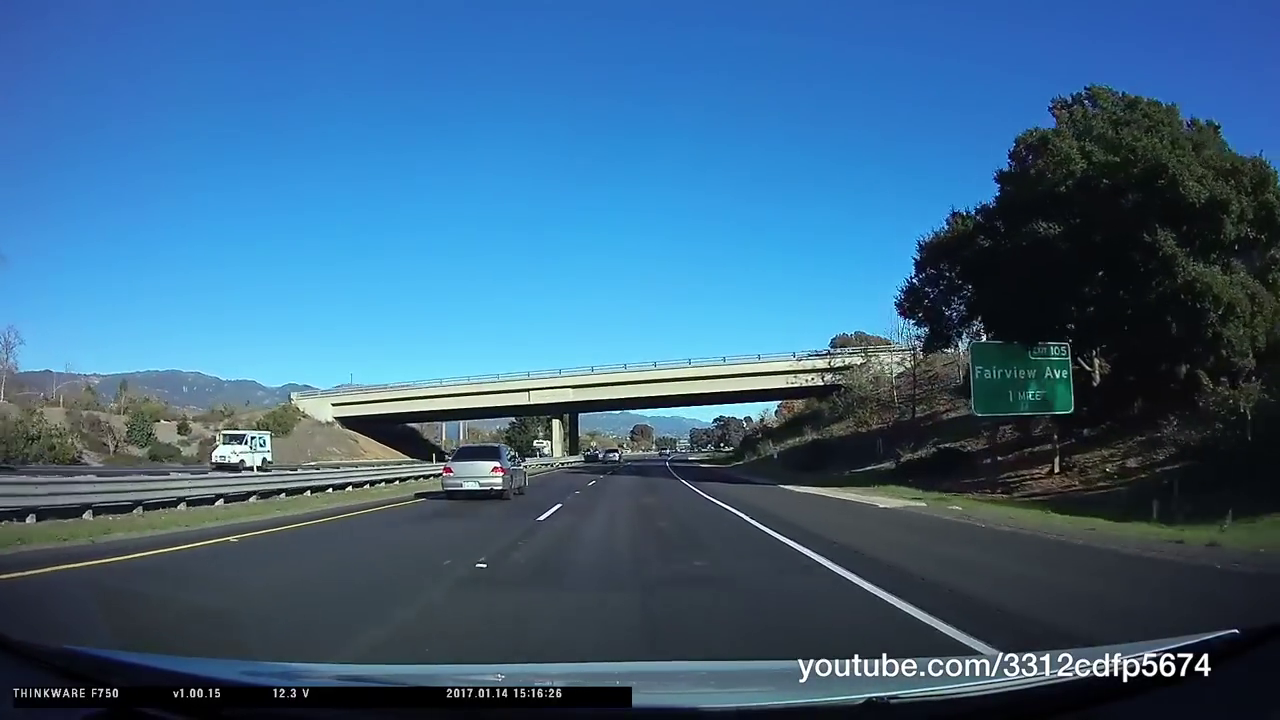
#> input picture imagens/teste0.png, 1280 x 720 px
$ python road_detection.py   (older library calls are emulated)
#> lines starting #> are read from the running program, lines starting #| are printed output that depends on the picture; after the words box and inside, x2 and y2 are one past the last pixel; in counts of white or black regions, pixels touching at a corner belong together; pictures that were not available may be replaced by others from this repository, and a replacement may not be noted
import numpy as np
import cv2
from moviepy.video.io.ffmpeg_tools import ffmpeg_extract_subclip
from math import floor
from sklearn.cluster import KMeans
import matplotlib.pyplot as plt
from math import ceil
import time

def mudarEscala(img, max_valor=255.0):
    escala = np.max(img)/max_valor
    return (img/escala).astype(np.uint8)

def aplicarThreshold(img, threshold_min = 0, threshold_max = 255):
    img_saida = np.zeros_like(img)
    img_saida[(img >= threshold_min) & (img <= threshold_max)] = 1
    return img_saida

def AplicarSobel(img, k = 5):
    sobelx = np.absolute(cv2.Sobel(img, cv2.CV_64F, 1, 0, ksize=k))
    sobely = np.absolute(cv2.Sobel(img, cv2.CV_64F, 0, 1, ksize=k))
    mag = np.sqrt(sobelx**2 + sobely**2)
    return mudarEscala(mag)


# [24 lines left out: functions playVideo, mostrarImagem, not called in this run]

def salvarImagem(imagem, numero):
    cv2.imwrite('imagens/teste'+str(numero)+'.png', imagem)

# [29 lines left out: functions pegarFrame, CalcularNumeroDoFrame, not called in this run]

def processarImagem(img, pontosRua, sobelSize = 5, threshold_min = 50):

    # Planificar perspectiva da rua
    destino = np.float32([[0,0], [LARGURA, 0], [LARGURA, ALTURA], [0, ALTURA]])
    MatDist = cv2.getPerspectiveTransform(pontosRua, destino)

    # [8 lines of commented-out code are left out]

    img_distorcida = cv2.warpPerspective(img, MatDist, (LARGURA, ALTURA))
#    mostrarImagem(img_distorcida)

    # Coverter para HSV
    img_hsv = cv2.cvtColor(img_distorcida, cv2.COLOR_BGR2HSV)

    #Converter to grayscale
    img_bw = cv2.cvtColor(img_distorcida, cv2.COLOR_BGR2GRAY)

    # Criar máscara de faixa amarela
#    AmareloHsvMin  = np.array([ 0, 80, 200])
#    AmareloHsvMax = np.array([ 40, 255, 255])
#    mascaraAmarelo = cv2.inRange(img_hsv, AmareloHsvMin, AmareloHsvMax)

    # Criar máscara de faixa branca
    BrancoHsvMin  = np.array([50, 13, 160])
    BrancoHsvMax = np.array([255, 180, 255])
    mascaraBranco = cv2.inRange(img_hsv, BrancoHsvMin, BrancoHsvMax)
#    mostrarImagem(mascaraBranco)

    # Aplicar Sobel
    sobel = AplicarSobel(img_bw, k = sobelSize)
    sobel = aplicarThreshold(sobel, threshold_min = threshold_min, threshold_max = 255)
#    mostrarImagem(sobel)

    # Mascaras Combinadas
#    mascara = cv2.bitwise_or(mascaraAmarelo, mascaraBranco)
#    mascara = cv2.bitwise_or(mascara, sobel)
    mascara = cv2.bitwise_or(mascaraBranco, sobel)

    return mascara


def pegarPontosDaRua(larguraBaseRazao, larguraTopoRazao, alturaRazao,
                     pixelsDoCarroRazao, DeslocamentoLateralRazao = 0):

    pontoTopoEsquerda = [round(LARGURA * (1 - larguraTopoRazao + DeslocamentoLateralRazao) / 2),
                         round(ALTURA * (1 - alturaRazao - pixelsDoCarroRazao))]
    pontoTopoDireita = [round(pontoTopoEsquerda[0] + (LARGURA * larguraTopoRazao)),
                        pontoTopoEsquerda[1]]
    pontoBaseEsquerda = [round(LARGURA * (1 - larguraBaseRazao + DeslocamentoLateralRazao) / 2),
                         pontoTopoEsquerda[1] + round(ALTURA * alturaRazao)]
    pontoBaseDireita = [round(pontoBaseEsquerda[0] + (LARGURA * larguraBaseRazao)),
                        pontoBaseEsquerda[1]]

    return pontoTopoEsquerda, pontoTopoDireita, pontoBaseDireita, pontoBaseEsquerda

def gerarCurvasDaFaixa(img, n_janelas, margem=50, tolerancia = 25):
    # OBS
    # X = EIXO DA ALTURA DA IMAGEM (720)
    # Y = EIXO DA LARGURA DA IMAGEM (1280)
    # Achar picos do histograma da metade de baixo da imagem
    minpix = 50
    histograma = np.sum(img[int(ALTURA/2):,:], axis=0)
    metade = int(LARGURA/2)
    picoEsquerdoBase = np.argmax(histograma[:metade])
    picoDireitoBase = np.argmax(histograma[metade:]) + metade

#    mascara = np.zeros_like(img)
    coordenadas = img.nonzero()
    coordenadasx = np.array(coordenadas[0])
    coordenadasy = np.array(coordenadas[1])

    faixaEsquerda = np.array([])
    faixaDireita = np.array([])

    # Para cada janela horizontal, gerar uma mascara
    ultimoPicoEsquerdo = picoEsquerdoBase
    ultimoPicoDireito = picoDireitoBase
    picoEsquerdo = picoEsquerdoBase
    picoDireito = picoDireitoBase
    alturaJanela = ceil(ALTURA/n_janelas)
#    cont=1
    for inicioJanela_X in np.arange(0, ALTURA, alturaJanela):
        fimJanela_X = inicioJanela_X + alturaJanela
# [4 lines of commented-out code are left out]

        if (not checarPicoValido(picoEsquerdo, ultimoPicoEsquerdo, tolerancia)):
            picoEsquerdo = ultimoPicoEsquerdo

        inicioJanelaEsquerda_Y = picoEsquerdo-margem
        fimJanelaEsquerda_Y = picoEsquerdo+margem
#        mascara[inicioJanela_X:fimJanela_X, inicioJanelaEsquerda_Y:fimJanelaEsquerda_Y] = 1

        if (not checarPicoValido(picoDireito, ultimoPicoDireito, tolerancia)):
            picoDireito = ultimoPicoDireito
        inicioJanelaDireita_Y = picoDireito-margem
        fimJanelaDireita_Y = picoDireito+margem
#        mascara[inicioJanela_X:fimJanela_X, inicioJanelaDireita_Y:fimJanelaDireita_Y] = 1

        faixaEsquerdaIds = ((coordenadasy >= inicioJanelaEsquerda_Y) & (coordenadasy <= fimJanelaEsquerda_Y) &
                            (coordenadasx >= inicioJanela_X) & (coordenadasx >= fimJanela_X)).nonzero()[0]

        faixaDireitaIds = ((coordenadasy >= inicioJanelaDireita_Y) & (coordenadasy <= fimJanelaDireita_Y) &
                            (coordenadasx >= inicioJanela_X) & (coordenadasy >= fimJanela_X)).nonzero()[0]

        faixaDireita = np.append(faixaDireita, faixaDireitaIds, axis=0)
        faixaEsquerda = np.append(faixaEsquerda, faixaEsquerdaIds, axis=0)

        ultimoPicoEsquerdo = picoEsquerdo
        ultimoPicoDireito = picoDireito

        if len(faixaEsquerdaIds) >= minpix:
            picoEsquerdo = np.int(np.mean(coordenadasy[faixaEsquerdaIds]))

        if len(faixaDireitaIds) >= minpix:
            picoDireito = np.int(np.mean(coordenadasy[faixaDireitaIds]))

    faixaEsquerdax = coordenadasx[faixaEsquerda.astype(int)]
    faixaEsquerday = coordenadasy[faixaEsquerda.astype(int)]
    faixaDireitax = coordenadasx[faixaDireita.astype(int)]
    faixaDireitay = coordenadasy[faixaDireita.astype(int)]

    # Achar polinomio de segunda ordem (y = ax**2 + bx + c)
    faixaEsquerda_fit = np.array([0.0,0.0,0.0])
    if (len(faixaEsquerdax) != 0):
        faixaEsquerda_fit = np.polyfit(faixaEsquerdax, faixaEsquerday, 2)

    faixaDireita_fit = np.array([0.0,0.0,0.0])
    if (len(faixaDireitax) != 0):
        faixaDireita_fit = np.polyfit(faixaDireitax, faixaDireitay, 2)

    # [6 lines of commented-out code are left out]
    return faixaEsquerda_fit, faixaDireita_fit

def pintarPista(img, x, pontosRua, esq_fit, dir_fit, transparencia, cor):
    # Gerar Pontos
    p_esq = np.poly1d(esq_fit)
    p_dir = np.poly1d(dir_fit)
    y_esq = p_esq(x)
    y_dir = p_dir(x)

    pts_esq = np.stack((y_esq,x),1)
    pts_dir = np.stack((y_dir,x),1)

    pts = np.append(pts_esq, np.flip(pts_dir,0),0).astype(np.int32)

    # Gerar mascara da pista
    origem = np.float32([[0,0], [LARGURA, 0], [LARGURA, ALTURA], [0, ALTURA]])
    matDist = cv2.getPerspectiveTransform(origem, pontosRua)

    mascaraPista = np.zeros([ALTURA, LARGURA, 3])
    mascaraPista = cv2.fillConvexPoly(mascaraPista, pts, np.multiply(cor, transparencia))
    mascaraPista = cv2.warpPerspective(mascaraPista, matDist, (LARGURA, ALTURA))

#    pistaColorida = mascaraPista * cor * transparencia

    # Pintar rua
    final = cv2.add(mascaraPista, img, dtype=0)


    return final

def checarPicoValido(pico, ultimoPico, tol):
    if (abs(pico-ultimoPico) >= tol):
        return False

    if (pico == 0):
        return False

    return True

# [15 lines of commented-out code are left out]
'''
temposImagensDeTeste = [[0, 5], [0, 13], [0, 34], [1, 12], [1, 25], [2, 54], [3, 23]]
imagensTeste = list()
for i in range(len(temposImagensDeTeste)):
    mins = temposImagensDeTeste[i][0]
    segs = temposImagensDeTeste[i][1]
    numeroDoFrame = CalcularNumeroDoFrame(video, mins = mins,  segs = segs)
    imagem = pegarFrame(video, numeroDoFrame)
    imagensTeste.append(imagem)
    salvarImagem(imagem, i)
'''

# Carregar imagens de teste
imagensTeste = list()
cont = 0
while True:
    temp = cv2.imread('imagens/teste'+str(cont)+'.png')
#> temp is the input picture: shape (720, 1280, 3); mean B, G, R 131, 99.4, 58.5
    if temp is None:
        break
    else:
        imagensTeste.append(temp)
        cont += 1


# [45 lines of commented-out code are left out]
video2 = cv2.VideoCapture('videopbruno.mp4')

# cortar video
'''
t1 = 2 * 60 #segundos
t2 = 2.3 * 60 #segundos
ffmpeg_extract_subclip("videopbruno.mp4", t1, t2, targetname="videopbruno_cortado.mp4")
'''
# Informaçoes do video
LARGURA = int(video2.get(cv2.CAP_PROP_FRAME_WIDTH))
#> LARGURA = 1280
ALTURA = int(video2.get(cv2.CAP_PROP_FRAME_HEIGHT))
#> ALTURA = 720
FPS = video2.get(cv2.CAP_PROP_FPS)
#> FPS = 30

topoEsq, topoDir, baseDir, baseEsq = pegarPontosDaRua(0.65, 0.135, 0.20, 0.12, -0.005)
#> in pegarPontosDaRua, `pontoTopoEsquerda = [round(LARGURA * (1 - larguraTopoRazao + Deslocame..`: pontoTopoEsquerda = [550, 490]
#> in pegarPontosDaRua, `pontoTopoDireita = [round(pontoTopoEsquerda[0] + (LARGURA * larguraTop..`: pontoTopoDireita = [723, 490]
#> in pegarPontosDaRua, `pontoBaseEsquerda = [round(LARGURA * (1 - larguraBaseRazao + Deslocame..`: pontoBaseEsquerda = [221, 634]
#> in pegarPontosDaRua, `pontoBaseDireita = [round(pontoBaseEsquerda[0] + (LARGURA * larguraBas..`: pontoBaseDireita = [1053, 634]
#> topoEsq = [550, 490]; topoDir = [723, 490]; baseDir = [1053, 634]; baseEsq = [221, 634]
pontosRua = np.float32([topoEsq, topoDir, baseDir, baseEsq])
#> pontosRua = [[550, 490], [723, 490], [1053, 634], [221, 634]]

n=5
intervalo = ceil(ALTURA / (n-1))
#> intervalo = 180
x = np.arange(0, ALTURA+1, intervalo)
#> x = [0, 180, 360, 540, 720]


fourcc = cv2.VideoWriter_fourcc(*'XVID')
videofinal=cv2.VideoWriter('resultado2.mp4',fourcc,FPS,(LARGURA,ALTURA))
cont=0
ini = time.time()
while(video2.isOpened()):
    ret, frame = video2.read()
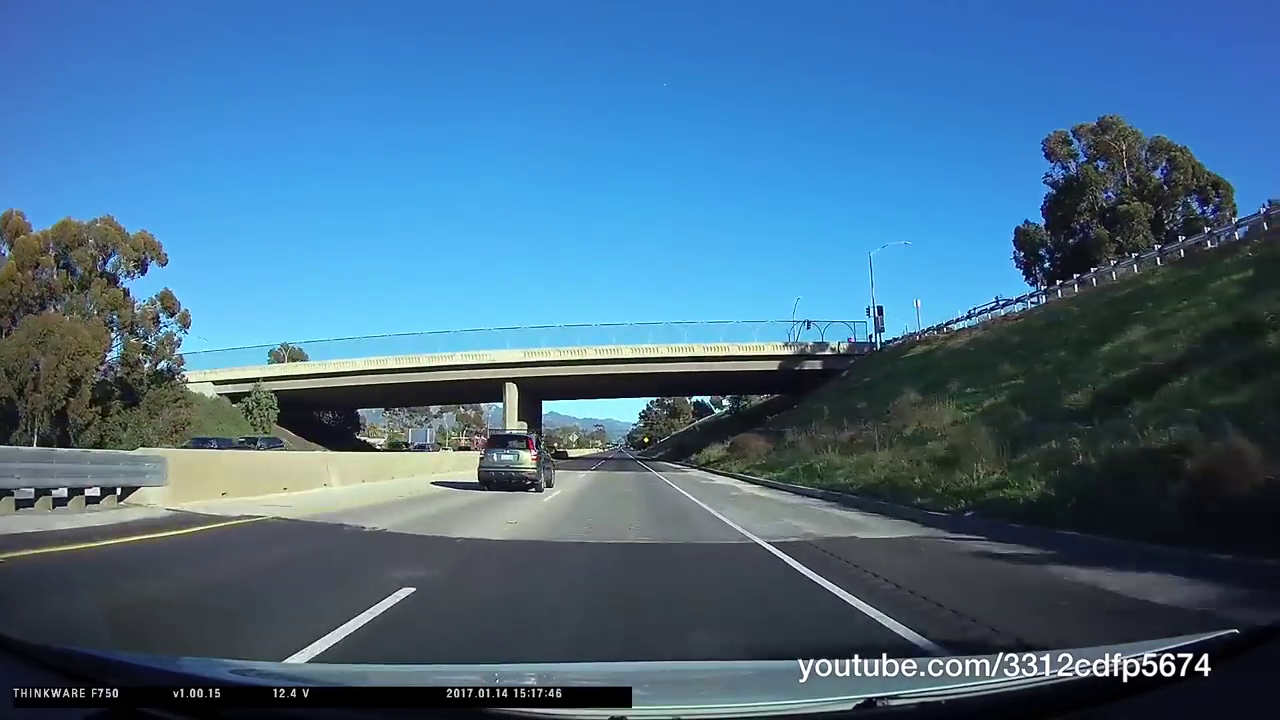
#> input picture imagens/teste4.png, 1280 x 720 px, given in place of videopbruno.mp4, which was not available
#> frame is the input picture: shape (720, 1280, 3); mean B, G, R 136.2, 107.3, 69.7
    if ret == True:
        cont+=1
        mascara = processarImagem(frame, pontosRua, 5, 50)
#> in processarImagem, `destino = np.float32([[0,0], [LARGURA, 0], [LARGURA, ALTURA], [0, ALTU..`: destino = [[0, 0], [1280, 0], [1280, 720], [0, 720]]
#> in processarImagem, `MatDist = cv2.getPerspectiveTransform(pontosRua, destino)`: MatDist = [[-0.619, -1.41, 1032.6], [-1.08e-16, -2.01, 985], [-1.76e-19, -0.00221, 1]]
#> in processarImagem, `img_hsv = cv2.cvtColor(img_distorcida, cv2.COLOR_BGR2HSV)`: img_hsv: shape (720, 1280, 3); mean H, S, V 86.7, 24, 132
#> in processarImagem, `mascaraBranco = cv2.inRange(img_hsv, BrancoHsvMin, BrancoHsvMax)`:
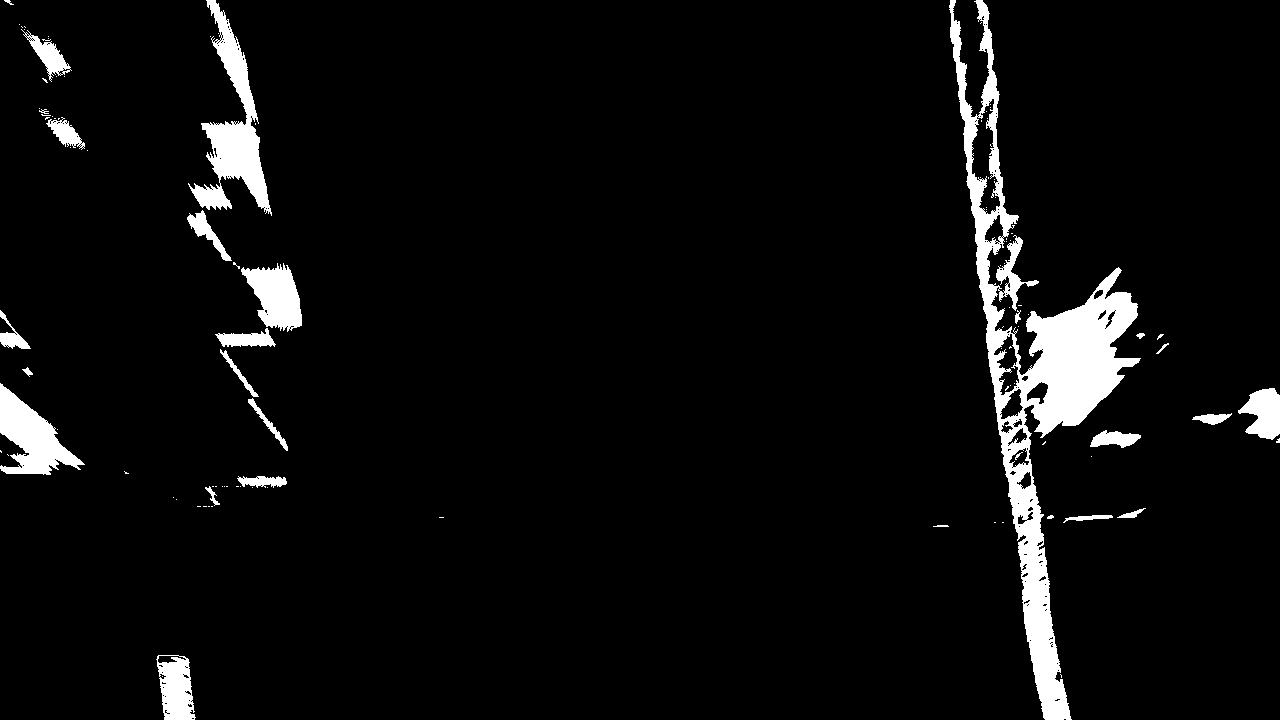
#> mascaraBranco: shape (720, 1280); 5.1% white; 107 white regions (79 under 20 px), largest, box (x1, y1, x2, y2) and area: (949, 0, 1141, 720) 26031, (188, 0, 272, 216) 5793, (0, 383, 85, 475) 3634
#> in mudarEscala, `escala = np.max(img)/max_valor`: escala = 29.29
#> in processarImagem, `sobel = aplicarThreshold(sobel, threshold_min = threshold_min, thresho..`: sobel: shape (720, 1280); values 0 (black) and 1 (white), 0.8% white; 61 white regions (39 under 20 px), largest, box (x1, y1, x2, y2) and area: (1005, 471, 1046, 720) 1659, (1035, 517, 1075, 720) 1464, (151, 653, 198, 720) 867
        esq_fit, dir_fit = gerarCurvasDaFaixa(mascara, 5)
#> in gerarCurvasDaFaixa, `histograma = np.sum(img[int(ALTURA/2):,:], axis=0)`: histograma = 1280 values, max 62235 at index 1037, min 0 at index 288, mean 4501
#> in gerarCurvasDaFaixa, `metade = int(LARGURA/2)`: metade = 640
#> in gerarCurvasDaFaixa, `picoEsquerdoBase = np.argmax(histograma[:metade])`: picoEsquerdoBase = 27
#> in gerarCurvasDaFaixa, `picoDireitoBase = np.argmax(histograma[metade:]) + metade`: picoDireitoBase = 1037
#> in gerarCurvasDaFaixa, `coordenadas = img.nonzero()`: coordenadas = 52476 positions, rows 0 to 719, columns 0 to 1279
#> in gerarCurvasDaFaixa, `ultimoPicoEsquerdo = picoEsquerdoBase`: ultimoPicoEsquerdo = 27
#> in gerarCurvasDaFaixa, `ultimoPicoDireito = picoDireitoBase`: ultimoPicoDireito = 1037
#> in gerarCurvasDaFaixa, `picoEsquerdo = picoEsquerdoBase`: picoEsquerdo = 27
#> in gerarCurvasDaFaixa, `picoDireito = picoDireitoBase`: picoDireito = 1037
#> in gerarCurvasDaFaixa, `alturaJanela = ceil(ALTURA/n_janelas)`: alturaJanela = 144
#> the loop in gerarCurvasDaFaixa, `for inicioJanela_X in np.arange(0, ALTURA, alturaJanela):` made 5 passes
#> (fimJanela_X, inicioJanelaEsquerda_Y, fimJanelaEsquerda_Y, inicioJanelaDireita_Y, fimJanelaDireita_Y, ultimoPicoEsquerdo, ultimoPicoDireito, picoEsquerdo) on passes 1 to 3: (144, -23, 77, 987, 1087, 27, 1037, 29), (288, -21, 79, 984, 1084, 29, 1034, 29), (432, -21, 79, 984, 1084, 29, 1034, 38)
#> (fimJanela_X, inicioJanelaEsquerda_Y, fimJanelaEsquerda_Y, inicioJanelaDireita_Y, fimJanelaDireita_Y, ultimoPicoEsquerdo, ultimoPicoDireito, picoDireito) on passes 4 to 5: (576, -12, 88, 988, 1088, 38, 1038, 1036), (720, -12, 88, 986, 1086, 38, 1036, 1043)
#> after the loop in gerarCurvasDaFaixa, `for inicioJanela_X in np.arange(0, ALTURA, alturaJanela):`: faixaEsquerda = 11310 values, max 40481 at index 4414, min 6933 at index 0, mean 34384.2
#> in gerarCurvasDaFaixa, `faixaEsquerdax = coordenadasx[faixaEsquerda.astype(int)]`: faixaEsquerdax = 11310 values, max 511 at index 4412, min 144 at index 0, mean 437.3
#> in gerarCurvasDaFaixa, `faixaEsquerday = coordenadasy[faixaEsquerda.astype(int)]`: faixaEsquerday = 11310 values, max 79 at index 7770, min 0 at index 23, mean 31.6
#> in gerarCurvasDaFaixa, `faixaEsquerda_fit = np.polyfit(faixaEsquerdax, faixaEsquerday, 2)`: faixaEsquerda_fit = [0.000985, -0.596, 102.3]
#> in gerarCurvasDaFaixa, `faixaDireita_fit = np.polyfit(faixaDireitax, faixaDireitay, 2)`: faixaDireita_fit = [-0.000114, 0.155, 990]
#> esq_fit = [0.000985, -0.596, 102.3]; dir_fit = [-0.000114, 0.155, 990]
        final = pintarPista(frame, x, pontosRua, esq_fit, dir_fit, 0.3, [255,255,0])
#> in pintarPista, `y_esq = p_esq(x)`: y_esq = [102.3, 26.85, 15.28, 67.55, 183.7]
#> in pintarPista, `y_dir = p_dir(x)`: y_dir = [990, 1014.2, 1031.1, 1040.5, 1042.6]
#> in pintarPista, `pts_esq = np.stack((y_esq,x),1)`: pts_esq = [[102.3, 0], [26.85, 180], [15.28, 360], [67.55, 540], [183.7, 720]]
#> in pintarPista, `pts_dir = np.stack((y_dir,x),1)`: pts_dir = [[990, 0], [1014.2, 180], [1031.1, 360], [1040.5, 540], [1042.6, 720]]
#> in pintarPista, `pts = np.append(pts_esq, np.flip(pts_dir,0),0).astype(np.int32)`: pts = [[102, 0], [26, 180], [15, 360], [67, 540], [183, 720], [1042, 720], [1040, 540], [1031, 360], [1014, 180], [990, 0]]
#> in pintarPista, `origem = np.float32([[0,0], [LARGURA, 0], [LARGURA, ALTURA], [0, ALTUR..`: origem = [[0, 0], [1280, 0], [1280, 720], [0, 720]]
#> in pintarPista, `matDist = cv2.getPerspectiveTransform(origem, pontosRua)`: matDist = [[0.135, -0.7, 550], [0, -0.497, 490], [0, -0.0011, 1]]
#> in pintarPista, `mascaraPista = cv2.fillConvexPoly(mascaraPista, pts, np.multiply(cor, ..`:
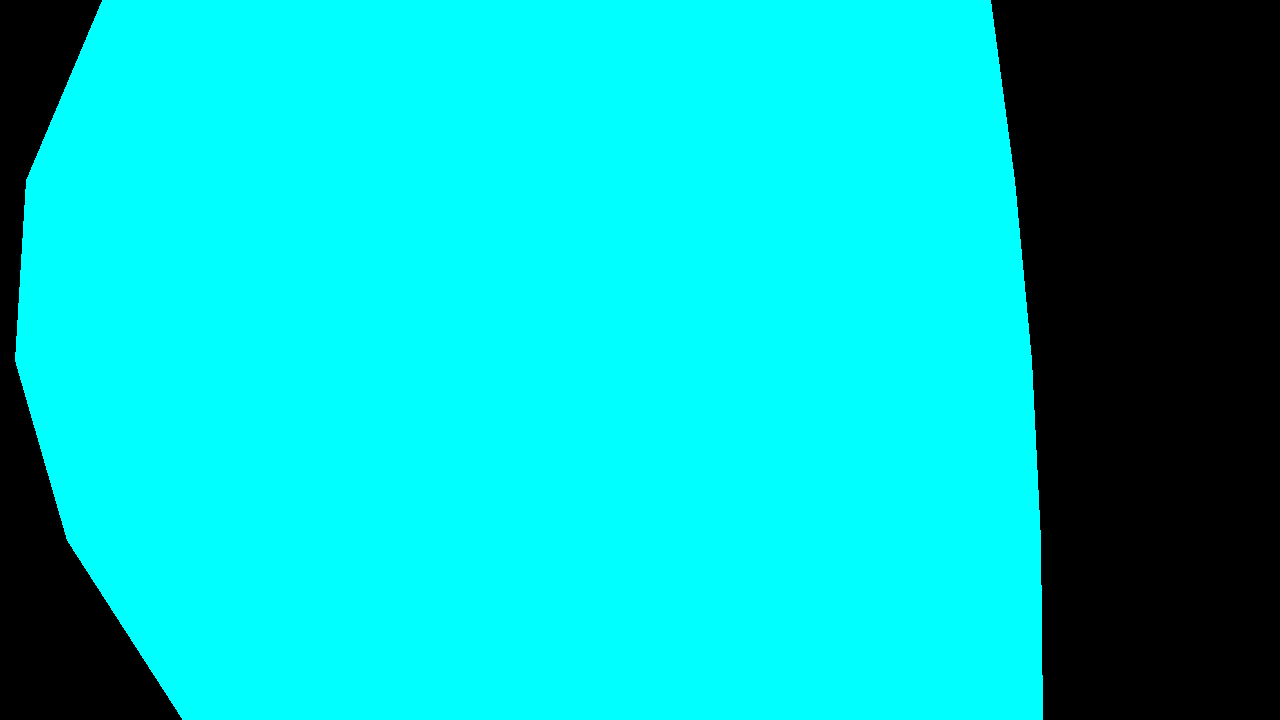
#> mascaraPista: shape (720, 1280, 3) float64; mean of channels 0, 1, 2 57.6, 57.6, 0; drawn with min black and max white
#> in pintarPista, `final = cv2.add(mascaraPista, img, dtype=0)`:
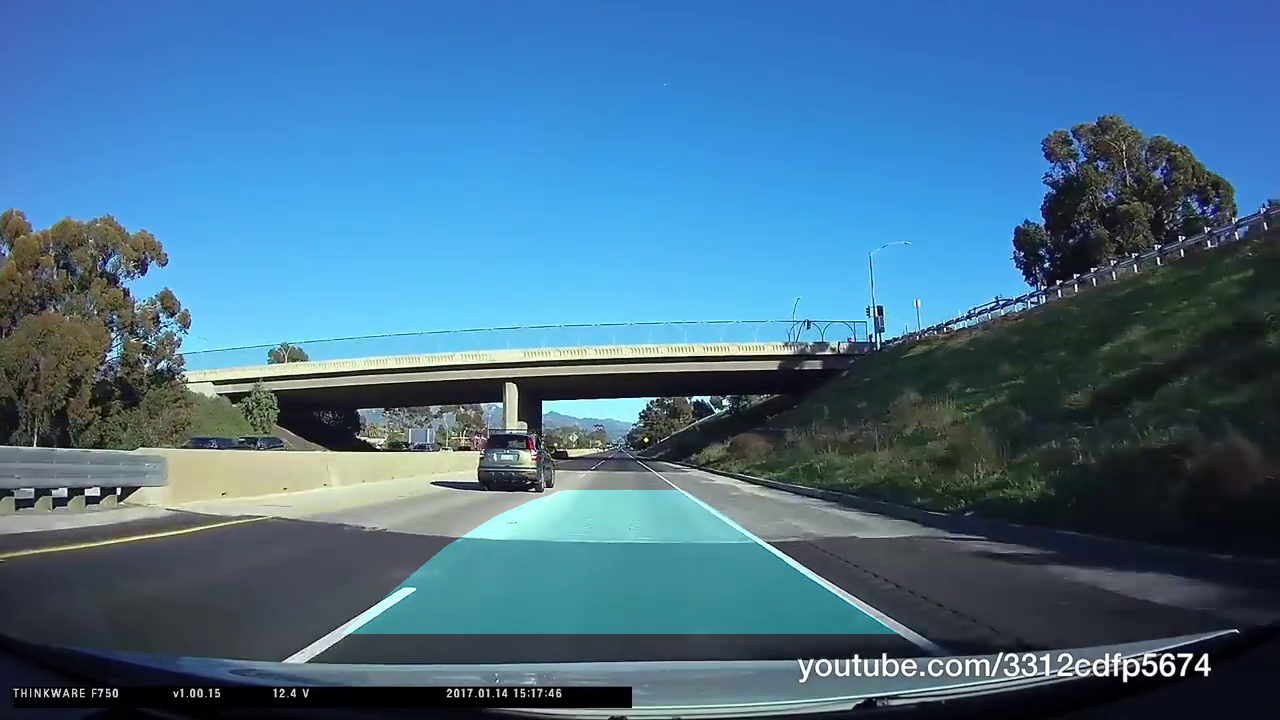
#> final: shape (720, 1280, 3); mean of channels 0, 1, 2 140.4, 111.5, 69.7; drawn as B, G, R
        videofinal.write(final)
        if(cont%150 == 0):
            print('%.2f' %((cont*100) / 16050.0) )
        cv2.imshow('frame',final)
        if  cv2.waitKey(1) & 0xFF == ord('q'):
#> (key q is pressed here)
            break
    else:
        break

video2.release()
videofinal.release()
cv2.destroyAllWindows()

fim = time.time()

t=fim-ini
print(t)
